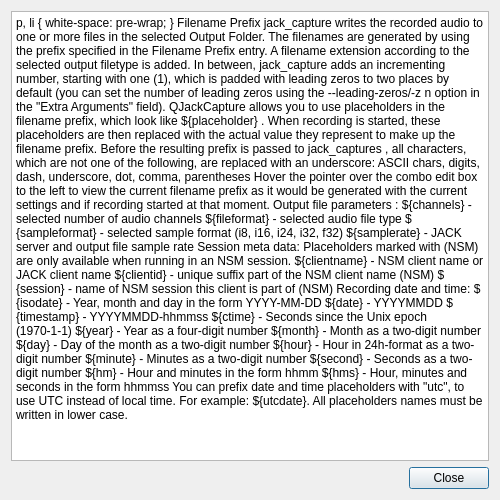
<?xml version="1.0" encoding="UTF-8"?>
<ui version="4.0">
 <class>prefixHelpWin</class>
 <widget class="QDialog" name="prefixHelpWin">
  <property name="geometry">
   <rect>
    <x>0</x>
    <y>0</y>
    <width>500</width>
    <height>500</height>
   </rect>
  </property>
  <property name="minimumSize">
   <size>
    <width>200</width>
    <height>200</height>
   </size>
  </property>
  <property name="windowTitle">
   <string>Filename Prefix Help</string>
  </property>
  <layout class="QVBoxLayout" name="verticalLayout">
   <item>
    <widget class="QTextBrowser" name="textBrowser">
     <property name="html">
      <string>&lt;!DOCTYPE HTML PUBLIC &quot;-//W3C//DTD HTML 4.0//EN&quot; &quot;http://www.w3.org/TR/REC-html40/strict.dtd&quot;&gt;
&lt;html&gt;&lt;head&gt;&lt;meta name=&quot;qrichtext&quot; content=&quot;1&quot; /&gt;&lt;style type=&quot;text/css&quot;&gt;
p, li { white-space: pre-wrap; }
&lt;/style&gt;&lt;/head&gt;&lt;body style=&quot; font-family:'Noto Sans'; font-size:10pt; font-weight:400; font-style:normal;&quot;&gt;
&lt;p style=&quot; margin-top:12px; margin-bottom:12px; margin-left:0px; margin-right:0px; -qt-block-indent:0; text-indent:0px;&quot;&gt;&lt;span style=&quot; font-size:12pt; font-weight:600;&quot;&gt;Filename Prefix&lt;/span&gt;&lt;/p&gt;
&lt;p style=&quot; margin-top:12px; margin-bottom:12px; margin-left:0px; margin-right:0px; -qt-block-indent:0; text-indent:0px;&quot;&gt;&lt;span style=&quot; font-family:'monospace'; font-size:12pt;&quot;&gt;jack_capture&lt;/span&gt;&lt;span style=&quot; font-size:12pt;&quot;&gt; writes the recorded audio to one or more files in the selected &lt;/span&gt;&lt;span style=&quot; font-size:12pt; font-weight:600;&quot;&gt;Output Folder.&lt;/span&gt;&lt;span style=&quot; font-size:12pt;&quot;&gt; The filenames are generated by using the prefix specified in the &lt;/span&gt;&lt;span style=&quot; font-size:12pt; font-weight:600;&quot;&gt;Filename Prefix&lt;/span&gt;&lt;span style=&quot; font-size:12pt;&quot;&gt; entry. A filename extension according to the selected output filetype is added. In between, &lt;/span&gt;&lt;span style=&quot; font-family:'monospace'; font-size:12pt;&quot;&gt;jack_capture&lt;/span&gt;&lt;span style=&quot; font-size:12pt;&quot;&gt; adds an incrementing number, starting with one (1), which is padded with leading zeros to two places by default (you can set the number of leading zeros using the &lt;/span&gt;&lt;span style=&quot; font-family:'monospace'; font-size:12pt;&quot;&gt;--leading-zeros/-z &lt;/span&gt;&lt;span style=&quot; font-family:'monospace'; font-size:12pt; font-style:italic;&quot;&gt;n&lt;/span&gt;&lt;span style=&quot; font-size:12pt;&quot;&gt; option in the &amp;quot;Extra Arguments&amp;quot; field).&lt;/span&gt;&lt;/p&gt;
&lt;p style=&quot; margin-top:12px; margin-bottom:12px; margin-left:0px; margin-right:0px; -qt-block-indent:0; text-indent:0px;&quot;&gt;&lt;span style=&quot; font-size:12pt;&quot;&gt;QJackCapture allows you to use placeholders in the filename prefix, which look like &lt;/span&gt;&lt;span style=&quot; font-family:'monospace'; font-size:12pt;&quot;&gt;${placeholder}&lt;/span&gt;&lt;span style=&quot; font-size:12pt;&quot;&gt;. When recording is started, these placeholders are then replaced with the actual value they represent to make up the filename prefix. Before the resulting prefix is passed to &lt;/span&gt;&lt;span style=&quot; font-family:'monospace'; font-size:12pt;&quot;&gt;jack_captures&lt;/span&gt;&lt;span style=&quot; font-size:12pt;&quot;&gt;, all characters, which are not one of the following, are replaced with an underscore: ASCII chars, digits, dash, underscore, dot, comma, parentheses&lt;/span&gt;&lt;/p&gt;
&lt;p style=&quot; margin-top:12px; margin-bottom:12px; margin-left:0px; margin-right:0px; -qt-block-indent:0; text-indent:0px;&quot;&gt;&lt;span style=&quot; font-size:12pt;&quot;&gt;Hover the pointer over the combo edit box to the left to view the current filename prefix as it would be generated with the current settings and if recording started at that moment.&lt;/span&gt;&lt;/p&gt;
&lt;p style=&quot; margin-top:12px; margin-bottom:12px; margin-left:0px; margin-right:0px; -qt-block-indent:0; text-indent:0px;&quot;&gt;&lt;span style=&quot; font-size:12pt; font-weight:600;&quot;&gt;Output file parameters&lt;/span&gt;&lt;span style=&quot; font-size:12pt;&quot;&gt;: &lt;/span&gt;&lt;/p&gt;
&lt;p style=&quot; margin-top:12px; margin-bottom:12px; margin-left:0px; margin-right:0px; -qt-block-indent:0; text-indent:0px;&quot;&gt;&lt;span style=&quot; font-family:'monospace'; font-size:12pt;&quot;&gt;${channels}&lt;/span&gt;&lt;span style=&quot; font-size:12pt;&quot;&gt; - selected number of audio channels&lt;br /&gt;&lt;/span&gt;&lt;span style=&quot; font-family:'monospace'; font-size:12pt;&quot;&gt;${fileformat}&lt;/span&gt;&lt;span style=&quot; font-size:12pt;&quot;&gt; - selected audio file type&lt;br /&gt;&lt;/span&gt;&lt;span style=&quot; font-family:'monospace'; font-size:12pt;&quot;&gt;${sampleformat}&lt;/span&gt;&lt;span style=&quot; font-size:12pt;&quot;&gt; - selected sample format &lt;/span&gt;&lt;span style=&quot; font-size:12pt; font-style:italic;&quot;&gt;(i8, i16, i24, i32, f32)&lt;/span&gt;&lt;span style=&quot; font-size:12pt;&quot;&gt;&lt;br /&gt;&lt;/span&gt;&lt;span style=&quot; font-family:'monospace'; font-size:12pt;&quot;&gt;${samplerate}&lt;/span&gt;&lt;span style=&quot; font-size:12pt;&quot;&gt; - JACK server and output file sample rate&lt;/span&gt;&lt;/p&gt;
&lt;p style=&quot; margin-top:12px; margin-bottom:12px; margin-left:0px; margin-right:0px; -qt-block-indent:0; text-indent:0px;&quot;&gt;&lt;span style=&quot; font-size:12pt; font-weight:600;&quot;&gt;Session meta data:&lt;/span&gt;&lt;/p&gt;
&lt;p style=&quot; margin-top:12px; margin-bottom:12px; margin-left:0px; margin-right:0px; -qt-block-indent:0; text-indent:0px;&quot;&gt;&lt;span style=&quot; font-size:12pt;&quot;&gt;Placeholders marked with &lt;/span&gt;&lt;span style=&quot; font-size:12pt; font-style:italic;&quot;&gt;(NSM)&lt;/span&gt;&lt;span style=&quot; font-size:12pt;&quot;&gt; are only available when running in an NSM session. &lt;/span&gt;&lt;/p&gt;
&lt;p style=&quot; margin-top:12px; margin-bottom:12px; margin-left:0px; margin-right:0px; -qt-block-indent:0; text-indent:0px;&quot;&gt;&lt;span style=&quot; font-family:'monospace'; font-size:12pt;&quot;&gt;${clientname}&lt;/span&gt;&lt;span style=&quot; font-size:12pt;&quot;&gt; - NSM client name or JACK client name&lt;br /&gt;&lt;/span&gt;&lt;span style=&quot; font-family:'monospace'; font-size:12pt;&quot;&gt;${clientid}&lt;/span&gt;&lt;span style=&quot; font-size:12pt;&quot;&gt; - unique suffix part of the NSM client name &lt;/span&gt;&lt;span style=&quot; font-size:12pt; font-style:italic;&quot;&gt;(NSM)&lt;/span&gt;&lt;br /&gt;&lt;span style=&quot; font-family:'monospace'; font-size:12pt;&quot;&gt;${session}&lt;/span&gt;&lt;span style=&quot; font-size:12pt;&quot;&gt; - name of NSM session this client is part of &lt;/span&gt;&lt;span style=&quot; font-size:12pt; font-style:italic;&quot;&gt;(NSM)&lt;/span&gt;&lt;/p&gt;
&lt;p style=&quot; margin-top:12px; margin-bottom:12px; margin-left:0px; margin-right:0px; -qt-block-indent:0; text-indent:0px;&quot;&gt;&lt;span style=&quot; font-size:12pt; font-weight:600;&quot;&gt;Recording date and time:&lt;/span&gt;&lt;/p&gt;
&lt;p style=&quot; margin-top:12px; margin-bottom:12px; margin-left:0px; margin-right:0px; -qt-block-indent:0; text-indent:0px;&quot;&gt;&lt;span style=&quot; font-family:'monospace'; font-size:12pt;&quot;&gt;${isodate}&lt;/span&gt;&lt;span style=&quot; font-size:12pt;&quot;&gt; - Year, month and day in the form &lt;/span&gt;&lt;span style=&quot; font-size:12pt; font-style:italic;&quot;&gt;YYYY-MM-DD&lt;/span&gt;&lt;span style=&quot; font-size:12pt;&quot;&gt;&lt;br /&gt;&lt;/span&gt;&lt;span style=&quot; font-family:'monospace'; font-size:12pt;&quot;&gt;${date}&lt;/span&gt;&lt;span style=&quot; font-size:12pt;&quot;&gt; - &lt;/span&gt;&lt;span style=&quot; font-size:12pt; font-style:italic;&quot;&gt;YYYYMMDD&lt;/span&gt;&lt;span style=&quot; font-size:12pt;&quot;&gt;&lt;br /&gt;&lt;/span&gt;&lt;span style=&quot; font-family:'monospace'; font-size:12pt;&quot;&gt;${timestamp}&lt;/span&gt;&lt;span style=&quot; font-size:12pt;&quot;&gt; - &lt;/span&gt;&lt;span style=&quot; font-size:12pt; font-style:italic;&quot;&gt;YYYYMMDD-hhmmss&lt;/span&gt;&lt;span style=&quot; font-size:12pt;&quot;&gt;&lt;br /&gt;&lt;/span&gt;&lt;span style=&quot; font-family:'monospace'; font-size:12pt;&quot;&gt;${ctime}&lt;/span&gt;&lt;span style=&quot; font-size:12pt;&quot;&gt; - Seconds since the Unix epoch (1970-1-1)&lt;br /&gt;&lt;/span&gt;&lt;span style=&quot; font-family:'monospace'; font-size:12pt;&quot;&gt;${year}&lt;/span&gt;&lt;span style=&quot; font-size:12pt;&quot;&gt; - Year as a four-digit number&lt;br /&gt;&lt;/span&gt;&lt;span style=&quot; font-family:'monospace'; font-size:12pt;&quot;&gt;${month}&lt;/span&gt;&lt;span style=&quot; font-size:12pt;&quot;&gt; - Month as a two-digit number&lt;br /&gt;&lt;/span&gt;&lt;span style=&quot; font-family:'monospace'; font-size:12pt;&quot;&gt;${day}&lt;/span&gt;&lt;span style=&quot; font-size:12pt;&quot;&gt; - Day of the month as a two-digit number&lt;br /&gt;&lt;/span&gt;&lt;span style=&quot; font-family:'monospace'; font-size:12pt;&quot;&gt;${hour}&lt;/span&gt;&lt;span style=&quot; font-size:12pt;&quot;&gt; - Hour in 24h-format as a two-digit number&lt;br /&gt;&lt;/span&gt;&lt;span style=&quot; font-family:'monospace'; font-size:12pt;&quot;&gt;${minute}&lt;/span&gt;&lt;span style=&quot; font-size:12pt;&quot;&gt; - Minutes as a two-digit number&lt;br /&gt;&lt;/span&gt;&lt;span style=&quot; font-family:'monospace'; font-size:12pt;&quot;&gt;${second}&lt;/span&gt;&lt;span style=&quot; font-size:12pt;&quot;&gt; - Seconds as a two-digit number&lt;br /&gt;&lt;/span&gt;&lt;span style=&quot; font-family:'monospace'; font-size:12pt;&quot;&gt;${hm}&lt;/span&gt;&lt;span style=&quot; font-size:12pt;&quot;&gt; - Hour and minutes in the form &lt;/span&gt;&lt;span style=&quot; font-size:12pt; font-style:italic;&quot;&gt;hhmm&lt;/span&gt;&lt;span style=&quot; font-size:12pt;&quot;&gt;&lt;br /&gt;&lt;/span&gt;&lt;span style=&quot; font-family:'monospace'; font-size:12pt;&quot;&gt;${hms}&lt;/span&gt;&lt;span style=&quot; font-size:12pt;&quot;&gt; - Hour, minutes and seconds in the form &lt;/span&gt;&lt;span style=&quot; font-size:12pt; font-style:italic;&quot;&gt;hhmmss&lt;/span&gt;&lt;/p&gt;
&lt;p style=&quot; margin-top:12px; margin-bottom:12px; margin-left:0px; margin-right:0px; -qt-block-indent:0; text-indent:0px;&quot;&gt;&lt;span style=&quot; font-size:12pt;&quot;&gt;You can prefix date and time placeholders with &amp;quot;utc&amp;quot;, to use UTC instead of local time. For example: ${utcdate}.&lt;/span&gt;&lt;/p&gt;
&lt;p style=&quot; margin-top:12px; margin-bottom:12px; margin-left:0px; margin-right:0px; -qt-block-indent:0; text-indent:0px;&quot;&gt;&lt;span style=&quot; font-size:12pt;&quot;&gt;All placeholders names must be written in lower case.&lt;/span&gt;&lt;/p&gt;&lt;/body&gt;&lt;/html&gt;</string>
     </property>
    </widget>
   </item>
   <item>
    <widget class="QDialogButtonBox" name="buttonBox">
     <property name="orientation">
      <enum>Qt::Horizontal</enum>
     </property>
     <property name="standardButtons">
      <set>QDialogButtonBox::Close</set>
     </property>
    </widget>
   </item>
  </layout>
 </widget>
 <resources/>
 <connections>
  <connection>
   <sender>buttonBox</sender>
   <signal>accepted()</signal>
   <receiver>prefixHelpWin</receiver>
   <slot>accept()</slot>
   <hints>
    <hint type="sourcelabel">
     <x>248</x>
     <y>254</y>
    </hint>
    <hint type="destinationlabel">
     <x>157</x>
     <y>274</y>
    </hint>
   </hints>
  </connection>
  <connection>
   <sender>buttonBox</sender>
   <signal>rejected()</signal>
   <receiver>prefixHelpWin</receiver>
   <slot>reject()</slot>
   <hints>
    <hint type="sourcelabel">
     <x>316</x>
     <y>260</y>
    </hint>
    <hint type="destinationlabel">
     <x>286</x>
     <y>274</y>
    </hint>
   </hints>
  </connection>
 </connections>
</ui>
